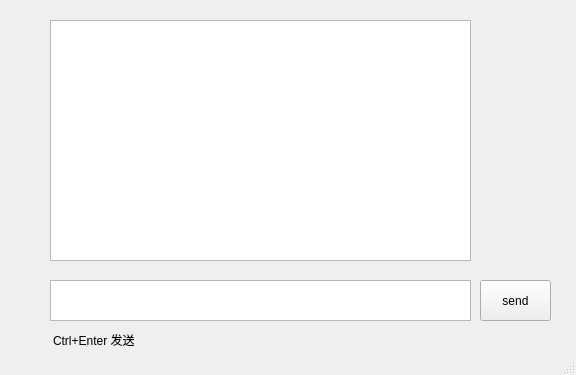
<?xml version="1.0" encoding="UTF-8"?>
<ui version="4.0">
 <class>MainWindow</class>
 <widget class="QMainWindow" name="MainWindow">
  <property name="geometry">
   <rect>
    <x>0</x>
    <y>0</y>
    <width>576</width>
    <height>375</height>
   </rect>
  </property>
  <property name="windowTitle">
   <string>MainWindow</string>
  </property>
  <widget class="QWidget" name="centralwidget">
   <widget class="QPushButton" name="sendButton">
    <property name="geometry">
     <rect>
      <x>480</x>
      <y>280</y>
      <width>71</width>
      <height>41</height>
     </rect>
    </property>
    <property name="text">
     <string>send</string>
    </property>
    <property name="shortcut">
     <string>Return</string>
    </property>
   </widget>
   <widget class="QListView" name="listView">
    <property name="geometry">
     <rect>
      <x>50</x>
      <y>20</y>
      <width>421</width>
      <height>241</height>
     </rect>
    </property>
   </widget>
   <widget class="QTextEdit" name="messageEdit">
    <property name="geometry">
     <rect>
      <x>50</x>
      <y>280</y>
      <width>421</width>
      <height>41</height>
     </rect>
    </property>
   </widget>
   <widget class="QLabel" name="label">
    <property name="geometry">
     <rect>
      <x>53</x>
      <y>330</y>
      <width>121</width>
      <height>20</height>
     </rect>
    </property>
    <property name="text">
     <string>Ctrl+Enter 发送</string>
    </property>
   </widget>
  </widget>
  <widget class="QMenuBar" name="menubar">
   <property name="geometry">
    <rect>
     <x>0</x>
     <y>0</y>
     <width>576</width>
     <height>25</height>
    </rect>
   </property>
  </widget>
  <widget class="QStatusBar" name="statusbar"/>
 </widget>
 <resources/>
 <connections/>
</ui>
